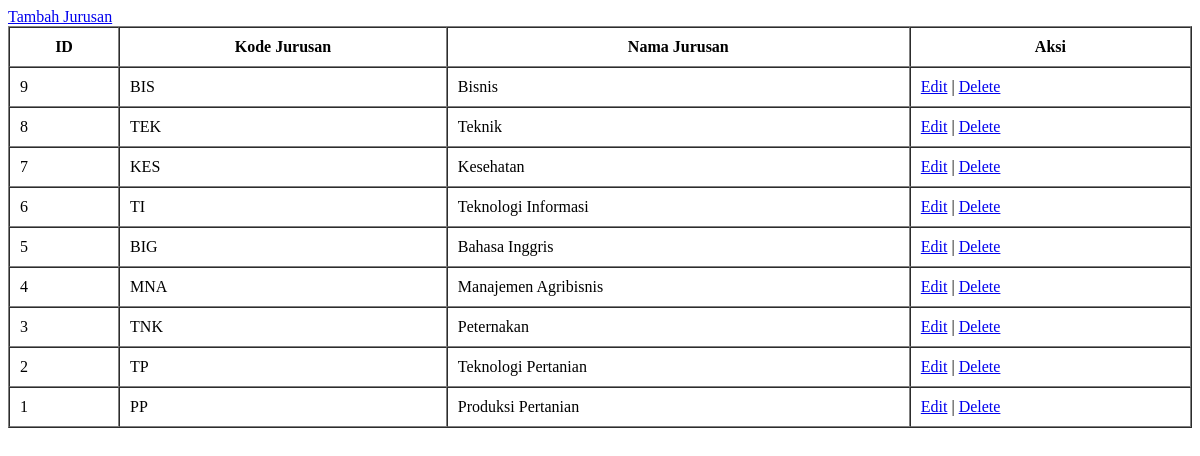
/crud2/public/jurusan/index.php, run on an earlier commit of the app's database.
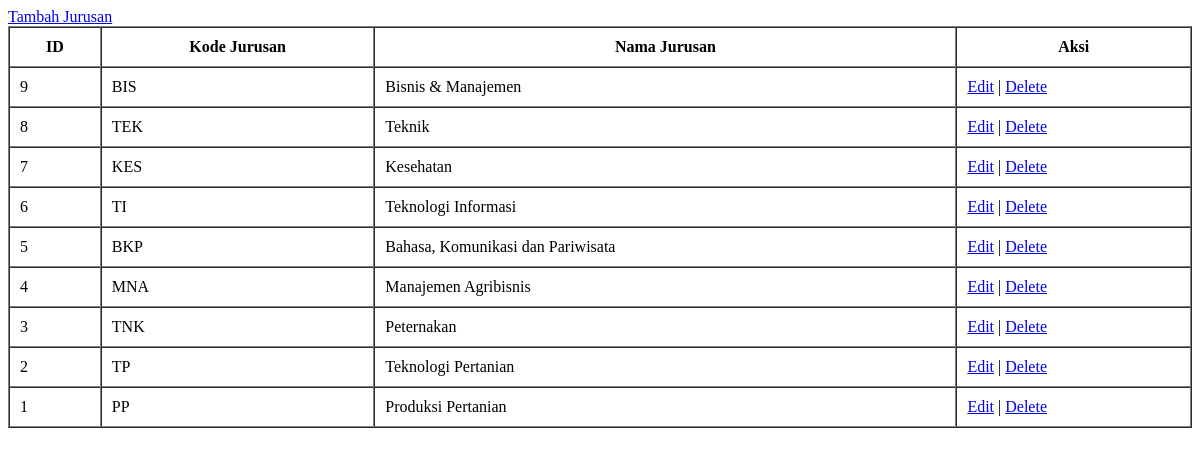
And on a later commit of the database.
### tables this page shows
CREATE TABLE `jurusan` (
  `id` int(11) NOT NULL,
  `kode_jurusan` varchar(10) NOT NULL,
  `nama_jurusan` varchar(100) NOT NULL,
  `created_at` timestamp NULL DEFAULT CURRENT_TIMESTAMP,
  `updated_at` timestamp NULL DEFAULT CURRENT_TIMESTAMP ON UPDATE CURRENT_TIMESTAMP
);

### crud2/classes/Jurusan.php (called while the page is built, shortened)
<?php
class Jurusan {
    private $conn;
    public function __construct($db) {
        $this->conn = $db;
    }
    public function getAll() {
        $query = "SELECT * FROM jurusan ORDER BY id DESC";
        $stmt = $this->conn->prepare($query);
        $stmt->execute();
        return $stmt->get_result();
    }
}

### crud2/public/jurusan/index.php (the view, shortened to what this page needs)
<!DOCTYPE html>
<html lang="en">
<head>
</head>
<body>
    <?php
    require_once '../../config/Database.php';
    require_once '../../classes/Jurusan.php';
    $database = new Database();
    $db = $database->getConnection();
    $jurusan = new Jurusan($db);
    $result = $jurusan->getAll();
    ?>
    <a href="create.php">Tambah Jurusan</a>
    <table border="1" cellpadding="10" cellspacing="0" width="100%">
        <thead>
            <tr>
                <th>ID</th>
                <th>Kode Jurusan</th>
                <th>Nama Jurusan</th>
                <th>Aksi</th>
            </tr>
        </thead>
        <tbody>
            <?php
            if ($result->num_rows > 0) {
                while ($row = $result->fetch_assoc()) {
                    echo "<tr>";
                    echo "<td>" . $row['id'] . "</td>";
                    echo "<td>" . $row['kode_jurusan'] . "</td>";
                    echo "<td>" . $row['nama_jurusan'] . "</td>";
                    echo "<td><a href='edit.php?id=" . $row['id'] . "'>Edit</a> | <a href='delete.php?id=" . $row['id'] . "' onclick=\"return confirm('Apakah anda yakin?')\">Delete</a></td>";
                    echo "</tr>";
                }
            } else {
                echo "<tr><td colspan='4'>No data found</td></tr>";
            }
            ?>
        </tbody>
    </table>
</body>
</html>

What changed in the data, as far as the page shows it:
changed jurusan "BIS": nama_jurusan "Bisnis" → "Bisnis & Manajemen"
changed jurusan id 5: kode_jurusan "BIG" → "BKP"; nama_jurusan "Bahasa Inggris" → "Bahasa, Komunikasi dan Pariwisata"
